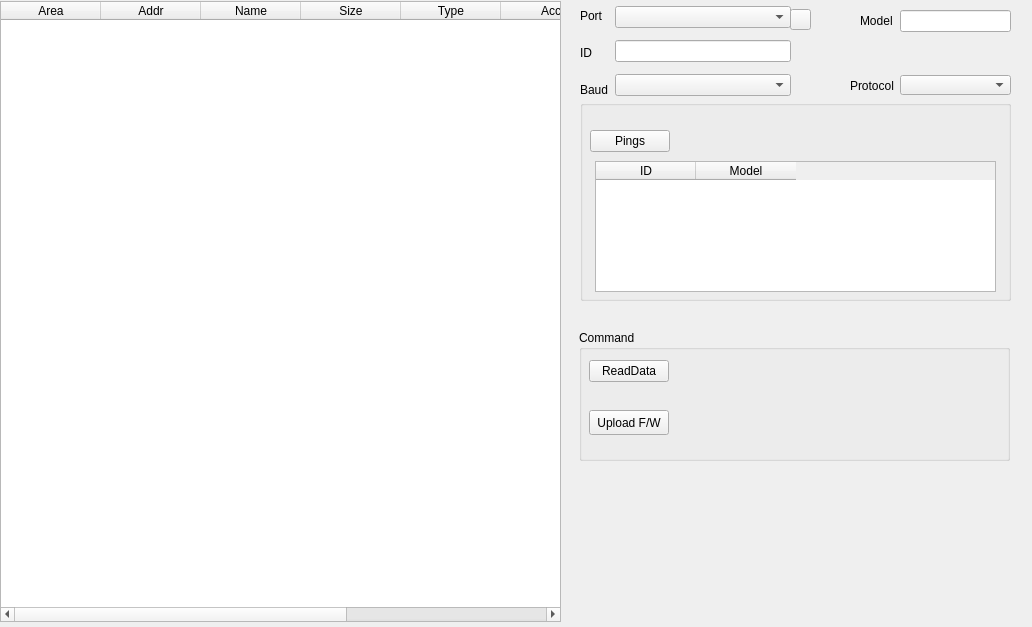
<?xml version="1.0" encoding="UTF-8"?>
<ui version="4.0">
 <class>TabDxl</class>
 <widget class="QWidget" name="TabDxl">
  <property name="geometry">
   <rect>
    <x>0</x>
    <y>0</y>
    <width>1032</width>
    <height>627</height>
   </rect>
  </property>
  <property name="windowTitle">
   <string>Form</string>
  </property>
  <widget class="QTableWidget" name="tableWidget">
   <property name="geometry">
    <rect>
     <x>0</x>
     <y>1</y>
     <width>561</width>
     <height>621</height>
    </rect>
   </property>
   <column>
    <property name="text">
     <string>Area</string>
    </property>
    <property name="textAlignment">
     <set>AlignCenter</set>
    </property>
   </column>
   <column>
    <property name="text">
     <string>Addr</string>
    </property>
    <property name="textAlignment">
     <set>AlignCenter</set>
    </property>
   </column>
   <column>
    <property name="text">
     <string>Name</string>
    </property>
    <property name="textAlignment">
     <set>AlignCenter</set>
    </property>
   </column>
   <column>
    <property name="text">
     <string>Size</string>
    </property>
    <property name="textAlignment">
     <set>AlignCenter</set>
    </property>
   </column>
   <column>
    <property name="text">
     <string>Type</string>
    </property>
    <property name="textAlignment">
     <set>AlignCenter</set>
    </property>
   </column>
   <column>
    <property name="text">
     <string>Acc</string>
    </property>
    <property name="textAlignment">
     <set>AlignCenter</set>
    </property>
   </column>
   <column>
    <property name="text">
     <string>Data</string>
    </property>
    <property name="textAlignment">
     <set>AlignCenter</set>
    </property>
   </column>
   <column>
    <property name="text">
     <string>Debug</string>
    </property>
    <property name="textAlignment">
     <set>AlignCenter</set>
    </property>
   </column>
  </widget>
  <widget class="QWidget" name="gridLayoutWidget_2">
   <property name="geometry">
    <rect>
     <x>580</x>
     <y>490</y>
     <width>431</width>
     <height>131</height>
    </rect>
   </property>
   <layout class="QGridLayout" name="gridLayout_op3_log_debug"/>
  </widget>
  <widget class="QGroupBox" name="groupBox">
   <property name="geometry">
    <rect>
     <x>579</x>
     <y>330</y>
     <width>431</width>
     <height>131</height>
    </rect>
   </property>
   <property name="title">
    <string>Command</string>
   </property>
   <widget class="QPushButton" name="buttonReadData">
    <property name="geometry">
     <rect>
      <x>10</x>
      <y>30</y>
      <width>80</width>
      <height>22</height>
     </rect>
    </property>
    <property name="text">
     <string>ReadData</string>
    </property>
   </widget>
   <widget class="QPushButton" name="buttonUpload">
    <property name="geometry">
     <rect>
      <x>10</x>
      <y>80</y>
      <width>80</width>
      <height>25</height>
     </rect>
    </property>
    <property name="text">
     <string>Upload F/W</string>
    </property>
   </widget>
  </widget>
  <widget class="QGroupBox" name="groupBox_2">
   <property name="geometry">
    <rect>
     <x>580</x>
     <y>100</y>
     <width>431</width>
     <height>201</height>
    </rect>
   </property>
   <property name="title">
    <string/>
   </property>
   <widget class="QPushButton" name="buttonPing">
    <property name="geometry">
     <rect>
      <x>10</x>
      <y>30</y>
      <width>80</width>
      <height>22</height>
     </rect>
    </property>
    <property name="text">
     <string>Pings</string>
    </property>
   </widget>
  </widget>
  <widget class="QWidget" name="layoutWidget">
   <property name="geometry">
    <rect>
     <x>580</x>
     <y>0</y>
     <width>211</width>
     <height>105</height>
    </rect>
   </property>
   <layout class="QHBoxLayout" name="horizontalLayout">
    <item>
     <layout class="QVBoxLayout" name="verticalLayout_2">
      <item>
       <widget class="QLabel" name="label_2">
        <property name="text">
         <string>Port</string>
        </property>
       </widget>
      </item>
      <item>
       <widget class="QLabel" name="label">
        <property name="text">
         <string>ID</string>
        </property>
       </widget>
      </item>
      <item>
       <widget class="QLabel" name="label_3">
        <property name="text">
         <string>Baud</string>
        </property>
       </widget>
      </item>
     </layout>
    </item>
    <item>
     <layout class="QVBoxLayout" name="verticalLayout">
      <item>
       <widget class="QComboBox" name="comboBoxSerialPort"/>
      </item>
      <item>
       <widget class="QLineEdit" name="lineEdit_id"/>
      </item>
      <item>
       <widget class="QComboBox" name="comboBox_baudrate"/>
      </item>
     </layout>
    </item>
   </layout>
  </widget>
  <widget class="QTableWidget" name="tableWidget_ID">
   <property name="geometry">
    <rect>
     <x>595</x>
     <y>161</y>
     <width>401</width>
     <height>131</height>
    </rect>
   </property>
   <property name="editTriggers">
    <set>QAbstractItemView::NoEditTriggers</set>
   </property>
   <property name="selectionMode">
    <enum>QAbstractItemView::SingleSelection</enum>
   </property>
   <property name="selectionBehavior">
    <enum>QAbstractItemView::SelectRows</enum>
   </property>
   <column>
    <property name="text">
     <string>ID</string>
    </property>
   </column>
   <column>
    <property name="text">
     <string>Model</string>
    </property>
   </column>
  </widget>
  <widget class="QLabel" name="labelModelNum">
   <property name="geometry">
    <rect>
     <x>860</x>
     <y>13</y>
     <width>41</width>
     <height>16</height>
    </rect>
   </property>
   <property name="text">
    <string>Model</string>
   </property>
  </widget>
  <widget class="QLineEdit" name="lineEdit_model">
   <property name="geometry">
    <rect>
     <x>900</x>
     <y>10</y>
     <width>111</width>
     <height>22</height>
    </rect>
   </property>
  </widget>
  <widget class="QLabel" name="labelProtocolVer">
   <property name="geometry">
    <rect>
     <x>850</x>
     <y>76</y>
     <width>50</width>
     <height>20</height>
    </rect>
   </property>
   <property name="text">
    <string>Protocol</string>
   </property>
  </widget>
  <widget class="QComboBox" name="comboBoxProtocolVersion">
   <property name="geometry">
    <rect>
     <x>900</x>
     <y>75</y>
     <width>111</width>
     <height>20</height>
    </rect>
   </property>
  </widget>
  <widget class="QPushButton" name="buttonPortRefresh">
   <property name="geometry">
    <rect>
     <x>790</x>
     <y>9</y>
     <width>21</width>
     <height>21</height>
    </rect>
   </property>
   <property name="text">
    <string/>
   </property>
   <property name="icon">
    <iconset>
     <normaloff>C:/Users/Kei/Downloads/refresh.jpg</normaloff>C:/Users/Kei/Downloads/refresh.jpg</iconset>
   </property>
  </widget>
  <zorder>layoutWidget</zorder>
  <zorder>groupBox</zorder>
  <zorder>tableWidget</zorder>
  <zorder>gridLayoutWidget_2</zorder>
  <zorder>groupBox_2</zorder>
  <zorder>tableWidget_ID</zorder>
  <zorder>labelModelNum</zorder>
  <zorder>lineEdit_model</zorder>
  <zorder>labelProtocolVer</zorder>
  <zorder>comboBoxProtocolVersion</zorder>
  <zorder>buttonPortRefresh</zorder>
 </widget>
 <resources/>
 <connections/>
</ui>
